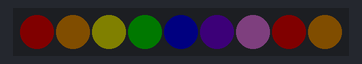
Bench run of a program on a simulated ESP32-C3. Shown: 9 RGB LEDs in strip order, left to right. Dim RGB values are drawn brighter than linear.

Above: at 0.45 s.
At 5.25 s:
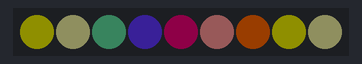
At 10.05 s:
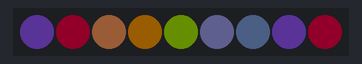
At 14.85 s:
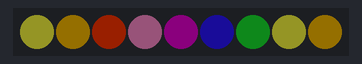
At 19.95 s:
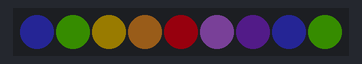
At 39.75 s:
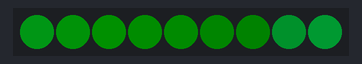

The program:

main.cpp
```cpp
#include <Arduino.h>
#include <FastLED.h>
#include <esp_log.h>

#define EVERY_N_MILLIS(interval, id)               \
    static unsigned long __last_time_##id = 0;     \
    if (millis() - __last_time_##id >= (interval)) \
        if (__last_time_##id = millis())

static const char *TAG = "MAIN";

const int BRIGHTNESS = 25;

#define NUM_LEDS 9
#define DATA_PIN 4

CRGB leds[NUM_LEDS];

// Each LED blends from its start color toward its target color over
// TRANSITION_MS milliseconds whenever a new step is computed.
CRGB startColors[NUM_LEDS];
CRGB targetColors[NUM_LEDS];
unsigned long transitionStart = 0;
const unsigned long TRANSITION_MS = 250;

int colorIndex = 0;
bool forward = true;
bool rainbowColors = true;
int count = 0;

const CRGB RAINBOW_COLORS[] = {
    CRGB::Red,
    CRGB::Orange,
    CRGB::Yellow,
    CRGB::Green,
    CRGB::Blue,
    CRGB::Indigo,
    CRGB::Violet
};

const CRGB GREEN_COLORS[] = {
    CRGB(0, 50, 0),  // Dark Green
    CRGB(0, 75, 0),
    CRGB(0, 100, 0),
    CRGB(0, 125, 0),
    CRGB(0, 150, 0),
    CRGB(0, 175, 0),
    CRGB(0, 200, 25),  // Start adding blue
    CRGB(0, 225, 50),
    CRGB(0, 250, 75),
    CRGB(0, 255, 100)  // Light Green with Blue
};

const int NUM_RAINBOW_COLORS = sizeof(RAINBOW_COLORS) / sizeof(RAINBOW_COLORS[0]);
const int NUM_GREEN_COLORS = sizeof(GREEN_COLORS) / sizeof(GREEN_COLORS[0]);

void setup() {
    FastLED.addLeds<WS2812B, DATA_PIN, GRB>(leds, NUM_LEDS);
    FastLED.setBrightness(BRIGHTNESS);
    FastLED.setMaxPowerInVoltsAndMilliamps(5, 500); // volts, mA
    ESP_LOGI(TAG, "Lights set up");
}

void loop() {
    // Every TRANSITION_MS, compute the next set of target colors. The current
    // on-screen colors become the start of the new blend.
    EVERY_N_MILLIS(TRANSITION_MS, 1) {
        const CRGB* colors = rainbowColors ? RAINBOW_COLORS : GREEN_COLORS;
        int colorCount = rainbowColors ? NUM_RAINBOW_COLORS : NUM_GREEN_COLORS;
        for (int i = 0; i < NUM_LEDS; i++) {
            startColors[i] = leds[i];
            targetColors[i] = colors[colorIndex];
            if (forward) {
                colorIndex = colorIndex == colorCount - 1 ? 0 : colorIndex + 1;
            } else {
                colorIndex = colorIndex == 0 ? colorCount - 1 : colorIndex - 1;
            }
        }
        transitionStart = millis();
        count++;
        if (count % 50 == 0) {
            forward = !forward;
            ESP_LOGI(TAG, "Changing direction");
        }

        if (count == 100) {
            rainbowColors = !rainbowColors;
            count = 0;
            ESP_LOGI(TAG, "Changing color mode");
        }
    }

    // Continuously interpolate each LED from its start color toward its target
    // color so the change eases in over TRANSITION_MS instead of snapping.
    unsigned long elapsed = millis() - transitionStart;
    fract8 amount = elapsed >= TRANSITION_MS
                        ? 255
                        : (fract8)((elapsed * 255) / TRANSITION_MS);
    for (int i = 0; i < NUM_LEDS; i++) {
        leds[i] = blend(startColors[i], targetColors[i], amount);
    }
    FastLED.show();
}
```
